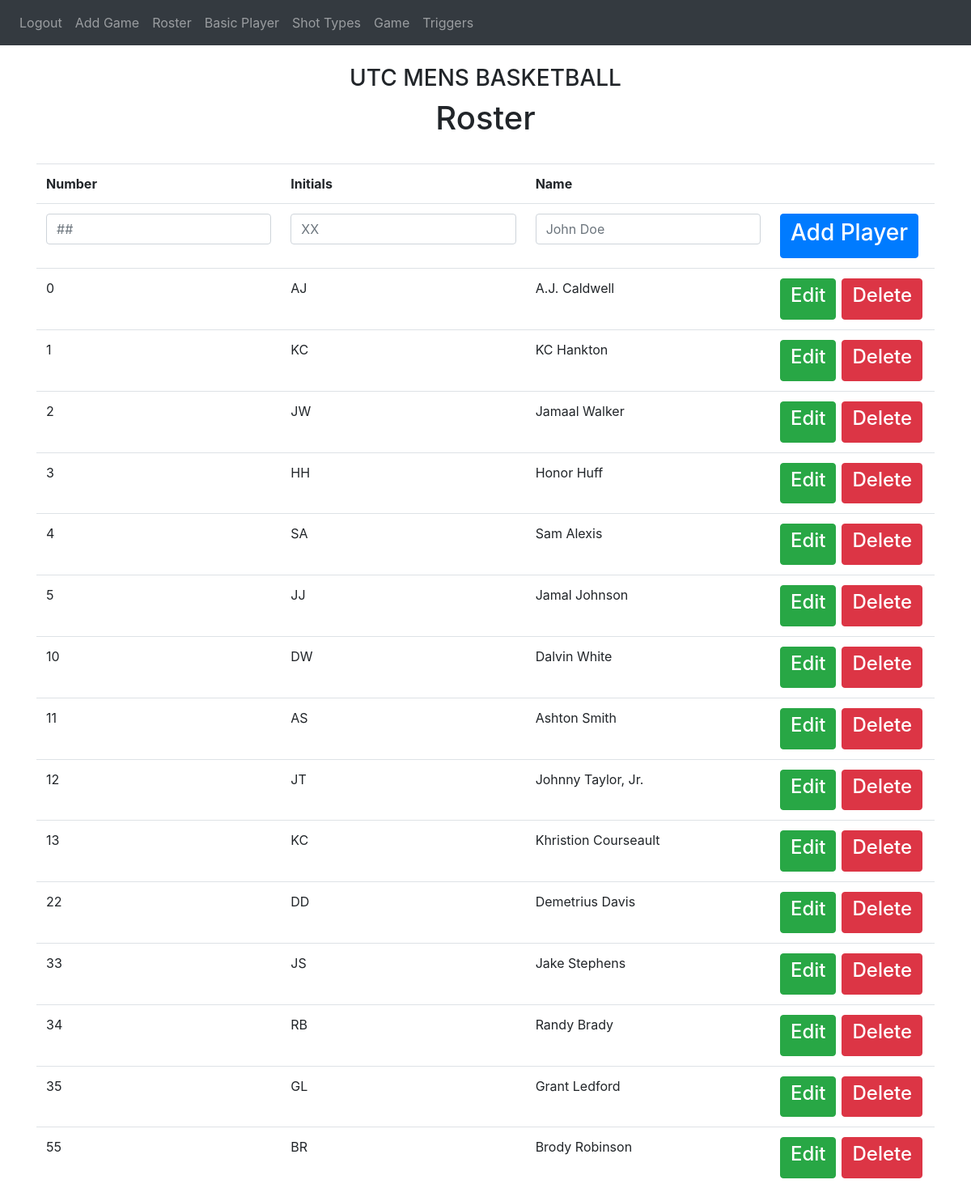
Page /roster (signed in) on the committed database.
### website/models.py (models this page shows)
class Player(db.Model):
    id = db.Column(db.Integer, primary_key = True)
    number = db.Column(db.Integer)
    initials = db.Column(db.String(5))
    name = db.Column(db.String(30))

### website/views.py (the view, shortened to what this page needs)
@views.route('/roster', methods=['GET','POST'])
@login_required
def roster():
    players = db.session.query(Player).all()
    return render_template("roster.html",user=current_user,players=players)

### website/__init__.py (called while the page is built)
def create_app():
    app = Flask(__name__)
    app.config['SECRET_KEY'] = 'sdlkasdjfslkjl'
    app.config['SQLALCHEMY_DATABASE_URI'] = f'sqlite:///{DB_NAME}'
    db.init_app(app)
    from .views import views
    from .auth import auth
    app.register_blueprint(views,url_prefix='/')
    app.register_blueprint(auth,url_prefix='/')
    from .models import User, Note
    with app.app_context():
        db.create_all()
    login_manager = LoginManager()
    login_manager.login_view = 'auth.login'
    login_manager.init_app(app)
    @login_manager.user_loader
    def load_user(id):
        return User.query.get(int(id))
    with app.app_context():
        return app

### website/templates/roster.html (shortened to what this page needs)
{%extends "base.html"%}
 {% block title%}Home{%endblock%} {%block content%}
<h3 align="center">UTC MENS BASKETBALL</h3>
<h1 align="center">Roster</h1>
<table class='table'>
    <tr>
<th>Number</th>
<th>Initials</th>
<th>Name</th>
<th></th>
    </tr>
    <tr>
        <form method = "POST">
        <td><input type="jersey" class="form-control" id="number"  name='number' placeholder="##"></td>
        <td><input type="initials" class="form-control" id="initials" name='initials'  placeholder="XX"></td>
        <td><input type="name" class="form-control" id="name"  name='name' placeholder="John Doe"></td>
   <td><button  class="btn btn-primary" type="submit" ><h3>Add Player</h3></button></td>
        </form>
    </tr>
{%for player in players%}
<tr>
    <td>{{player.number}}</td>
    <td>{{player.initials}}</td>
    <td>{{player.name}}</td>
    <td><button  class="btn btn-success" onClick= "backHome()" style="margin-right:7px;"><h4>Edit</h4></button><button
        type="button"
        class="btn btn-danger"
        onClick="deletePost({{player.id}})"
      >
        <h4>Delete</h4>
      </button></td>
</tr>
{%endfor%}
</table>
{%endblock%}

### rows in the picture
Player: number "0", initials "AJ", name "A.J. Caldwell"
Player: number "1", initials "KC", name "KC Hankton"
Player: number "2", initials "JW", name "Jamaal Walker"
Player: number "3", initials "HH", name "Honor Huff"
Player: number "4", initials "SA", name "Sam Alexis"
Player: number "5", initials "JJ", name "Jamal Johnson"
Player: number "10", initials "DW", name "Dalvin White"
Player: number "11", initials "AS", name "Ashton Smith"
Player: number "12", initials "JT", name "Johnny Taylor, Jr."
Player: number "13", initials "KC", name "Khristion Courseault"
Player: number "22", initials "DD", name "Demetrius Davis"
Player: number "33", initials "JS", name "Jake Stephens"
Player: number "34", initials "RB", name "Randy Brady"
Player: number "35", initials "GL", name "Grant Ledford"
Player: number "55", initials "BR", name "Brody Robinson"
